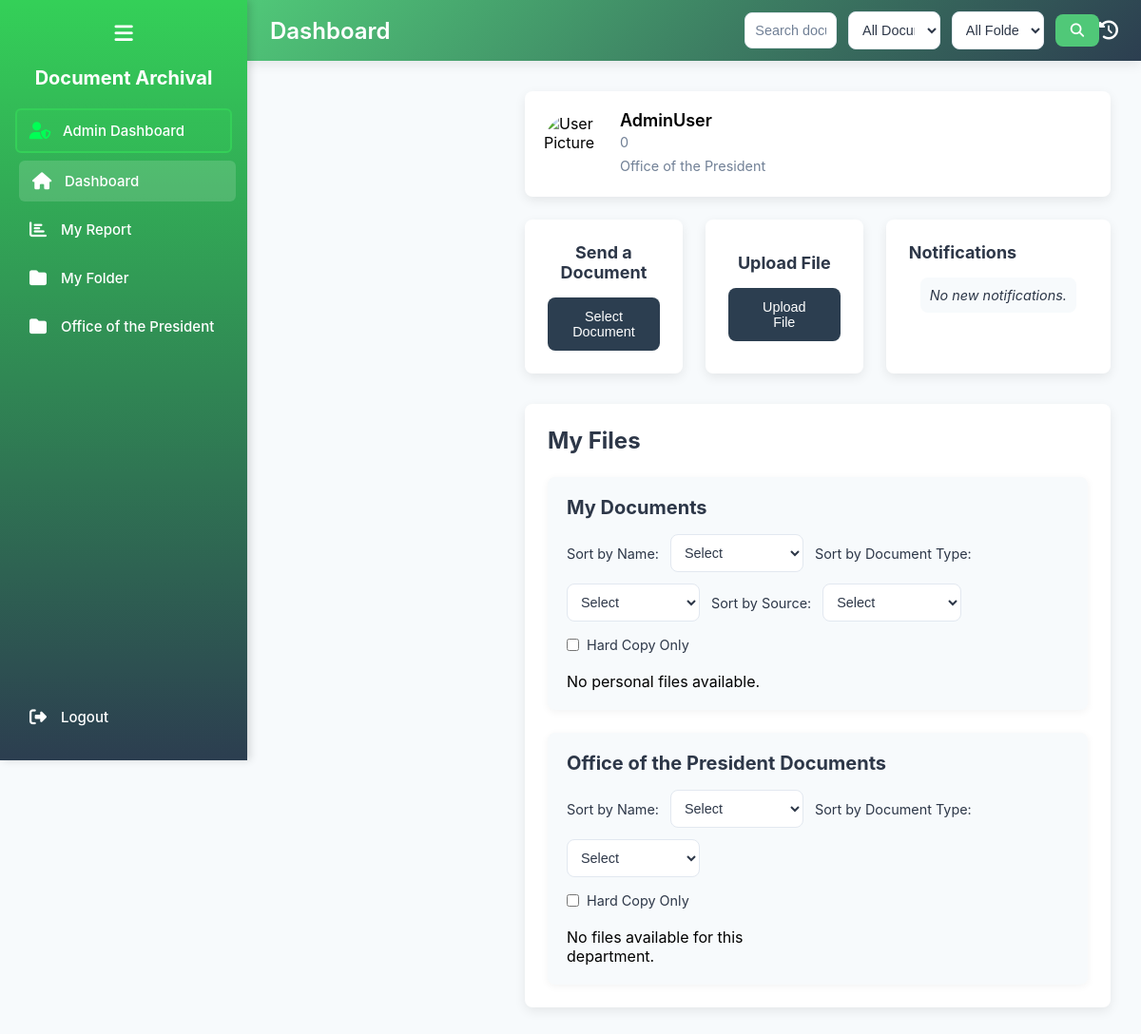
/dashboard.php (signed in), run on the app's committed database.
### tables this page shows
CREATE TABLE `departments` (
  `department_id` int(11) NOT NULL AUTO_INCREMENT,
  `department_name` varchar(255) NOT NULL COMMENT 'Name of the department',
  `department_type` enum('college','office','sub_department') NOT NULL COMMENT 'Type (e.g., college, office, sub_department)',
  `name_type` enum('Academic','Administrative','Program') NOT NULL COMMENT 'Category (e.g., Academic, Administrative, Program)',
  `parent_department_id` int(11) DEFAULT NULL COMMENT 'Recursive reference to parent department',
  PRIMARY KEY (`department_id`),
  KEY `idx_parent_department` (`parent_department_id`),
  KEY `idx_department_type` (`department_type`,`name_type`),
  CONSTRAINT `fk_departments_parent` FOREIGN KEY (`parent_department_id`) REFERENCES `departments` (`department_id`) ON DELETE SET NULL
);

CREATE TABLE `users` (
  `user_id` int(11) NOT NULL AUTO_INCREMENT,
  `username` varchar(255) NOT NULL COMMENT 'Unique username for login',
  `password` varchar(255) NOT NULL COMMENT 'Hashed password',
  `email` varchar(255) DEFAULT NULL COMMENT 'Unique email for user',
  `role` enum('admin','user','client') NOT NULL COMMENT 'User role (e.g., admin, user, client)',
  `profile_pic` blob DEFAULT NULL COMMENT 'Optional user profile picture',
  `position` int(11) NOT NULL DEFAULT 0 COMMENT 'Position or rank (0 for default)',
  `created_at` datetime DEFAULT NULL COMMENT 'Account creation timestamp',
  PRIMARY KEY (`user_id`),
  UNIQUE KEY `idx_username` (`username`),
  UNIQUE KEY `idx_email` (`email`),
  KEY `idx_role` (`role`)
);

### dashboard.php (the view, shortened to what the rows shown need)
<?php
require 'log_activity.php';
$userId = filter_var($_SESSION['user_id'], FILTER_SANITIZE_NUMBER_INT);
$stmt = $pdo->prepare("
    SELECT u.user_id, u.username, u.role, u.profile_pic, u.position,
           d.department_id, d.department_name
    FROM users u
    LEFT JOIN users_department ud ON u.user_id = ud.user_id
    LEFT JOIN departments d ON ud.department_id = d.department_id
    WHERE u.user_id = ?
    LIMIT 1
");
$stmt->execute([$userId]);
$user = $stmt->fetch(PDO::FETCH_ASSOC);
$stmt = $pdo->prepare("
    SELECT d.department_id, d.department_name
    FROM departments d
    JOIN users_department ud ON d.department_id = ud.department_id
    WHERE ud.user_id = ?
");
$stmt->execute([$userId]);
$userDepartments = $stmt->fetchAll(PDO::FETCH_ASSOC);
$departmentFiles = [];
foreach ($userDepartments as $dept) {
    $deptId = $dept['department_id'];
    $stmt = $pdo->prepare("
        SELECT f.file_id, f.file_name, f.file_type, f.upload_date, f.copy_type, dtf.type_name AS document_type
        FROM files f
        JOIN transactions t ON f.file_id = t.file_id
        LEFT JOIN document_types dtf ON f.document_type_id = dtf.document_type_id
        WHERE t.users_department_id IN (
            SELECT users_department_id FROM users_department WHERE department_id = ? AND user_id = ?
        )
        AND t.transaction_type = 'file_sent'
        AND t.description = 'accepted'
        AND f.file_status != 'deleted'
        ORDER BY f.upload_date DESC
    ");
    $stmt->execute([$deptId, $userId]);
    $departmentFiles[$deptId] = $stmt->fetchAll(PDO::FETCH_ASSOC);
}
?>
<!DOCTYPE html>
<html lang="en">
<head>
    <?php
     include 'user_head.php';
    ?>
</head>
<body>
<?php
    include 'user_menu.php';
?>
        <?php foreach ($userDepartments as $dept): ?>
            <a href="department_folder.php?department_id=<?= htmlspecialchars(filter_var($dept['department_id'], FILTER_SANITIZE_NUMBER_INT)) ?>"
                class="<?= isset($_GET['department_id']) && (int)$_GET['department_id'] === $dept['department_id'] ? 'active' : '' ?>"
                data-tooltip="<?= htmlspecialchars($dept['department_name'] ?? 'Unnamed Department') ?>"
                aria-label="<?= htmlspecialchars($dept['department_name'] ?? 'Unnamed Department') ?> Folder">
                <i class="fas fa-folder"></i>
                <span class="link-text"><?= htmlspecialchars($dept['department_name'] ?? 'Unnamed Department') ?></span>
            </a>
        <?php endforeach; ?>
    </aside>
    <header class="top-nav" role="banner">
        <h2>Dashboard</h2>
    </header>
    <main class="main-content" role="main">
        <section class="user-id-calendar-container">
            <div class="user-id">
                <div class="user-info">
                    <p class="user-name"><?= htmlspecialchars($user['username'] ?? 'Unknown User') ?></p>
                    <p class="user-position"><?= htmlspecialchars($user['position'] ?? 'No Position') ?></p>
                    <p class="user-department"><?= htmlspecialchars($user['department_name'] ?? 'No Department') ?></p>
                </div>
            </div>
        </section>
        <section class="owned-files-section">
            <h2>My Files</h2>
            <div class="files-grid">
                <?php foreach ($userDepartments as $dept): ?>
                    <div class="file-subsection">
                        <h3><?= htmlspecialchars($dept['department_name']) ?> Documents</h3>
                        <div class="file-controls">
                            <div class="sort-controls">
                                <label for="sort-department-name-<?= htmlspecialchars($dept['department_id']) ?>">Sort by Name:</label>
                                <select id="sort-department-name-<?= htmlspecialchars($dept['department_id']) ?>"
                                    class="sort-department-name"
                                    data-dept-id="<?= htmlspecialchars($dept['department_id']) ?>"
                                    onchange="sortDepartmentFiles(<?= htmlspecialchars($dept['department_id']) ?>)"
                                    aria-label="Sort Department Files by Name">
                                    <option value="">Select</option>
                                </select>
                                <label for="sort-department-type-<?= htmlspecialchars($dept['department_id']) ?>">Sort by Document Type:</label>
                                <select id="sort-department-type-<?= htmlspecialchars($dept['department_id']) ?>"
                                    class="sort-department-type"
                                    data-dept-id="<?= htmlspecialchars($dept['department_id']) ?>"
                                    onchange="sortDepartmentFiles(<?= htmlspecialchars($dept['department_id']) ?>)"
                                    aria-label="Sort Department Files by Document Type">
                                    <option value="">Select</option>
                                </select>
                            </div>
                            <div class="filter-controls">
                                <label><input type="checkbox"
                                        class="hard-copy-department-filter"
                                        data-dept-id="<?= htmlspecialchars($dept['department_id']) ?>"
                                        onchange="filterDepartmentFilesByHardCopy(<?= htmlspecialchars($dept['department_id']) ?>)"
                                        aria-label="Filter Department Files by Hard Copy"> Hard Copy Only</label>
                            </div>
                        </div>
                        <div class="file-grid department-files-grid" id="departmentFiles-<?= htmlspecialchars($dept['department_id']) ?>">
                            <?php if (!empty($departmentFiles[$dept['department_id']])): ?>
                                <?php foreach ($departmentFiles[$dept['department_id']] as $file): ?>
                                    <div class="file-item"
                                        data-file-id="<?= htmlspecialchars($file['file_id']) ?>"
                                        data-file-name="<?= htmlspecialchars($file['file_name']) ?>"
                                        data-document-type="<?= htmlspecialchars($file['document_type'] ?? 'Unknown') ?>"
                                        data-upload-date="<?= htmlspecialchars($file['upload_date']) ?>"
                                        data-hard-copy="<?= htmlspecialchars($file['copy_type'] === 'copy' ? '1' : '0') ?>"
                                        data-source="department">
                                        <i class="<?= getFileIcon($file['file_name']) ?> file-icon"></i>
                                        <p class="file-name"><?= htmlspecialchars($file['file_name']) ?></p>
                                        <p class="file-type"><?= htmlspecialchars(ucfirst($file['document_type'] ?? 'Unknown')) ?></p>
                                        <p class="file-date"><?= date('M d, Y', strtotime($file['upload_date'])) ?></p>
                                        <span class="hard-copy-indicator"><?= $file['copy_type'] === 'copy' ? '<i class="fas fa-print"></i> Hard Copy' : '' ?></span>
                                        <button class="view-file-button" onclick="viewFile(<?= htmlspecialchars($file['file_id']) ?>)" aria-label="View File">View</button>
                                    </div>
                                <?php endforeach; ?>
                            <?php else: ?>
                                <p>No files available for this department.</p>
                            <?php endif; ?>
                        </div>
                    </div>
                <?php endforeach; ?>
            </div>
        </section>
    </main>
</body>
</html>

### data on the page
departments: department_name "Office of the President", shows "No files available for this department."
users: username "AdminUser", position "0", departments.department_name "Office of the President"
